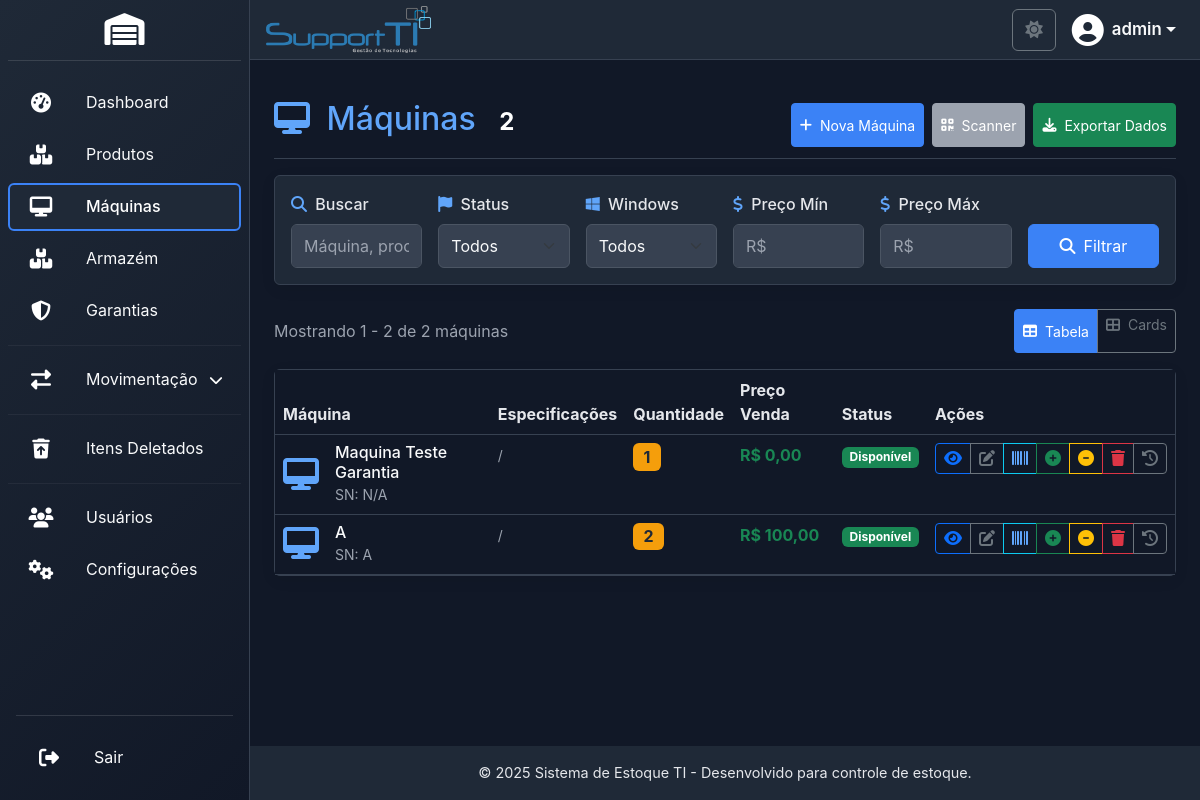
/modules/machines/ready_machines.php (signed in), run on an earlier commit of the app's database.
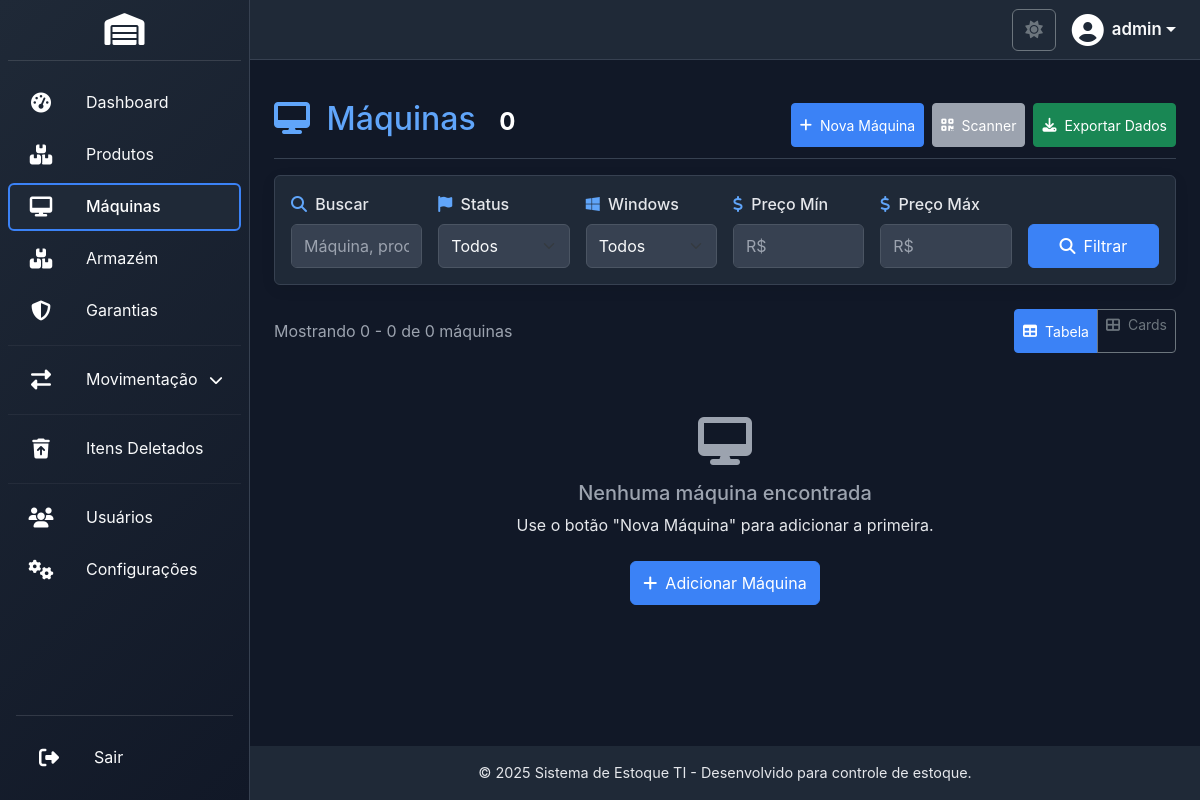
And on a later commit of the database.
### tables this page shows
CREATE TABLE IF NOT EXISTS `ready_machines` (
  `id` int(11) NOT NULL AUTO_INCREMENT,
  `name` varchar(255) NOT NULL,
  `description` text DEFAULT NULL,
  `category_id` int(11) DEFAULT NULL,
  `processor` varchar(255) DEFAULT NULL,
  `memory` varchar(255) DEFAULT NULL,
  `storage` varchar(255) DEFAULT NULL,
  `graphics` varchar(255) DEFAULT NULL,
  `motherboard` varchar(255) DEFAULT NULL,
  `power_supply` varchar(255) DEFAULT NULL,
  `case_type` varchar(255) DEFAULT NULL,
  `specifications` text DEFAULT NULL,
  `sale_price` decimal(12,2) DEFAULT NULL,
  `cost_price` decimal(12,2) DEFAULT NULL,
  `serial_number` varchar(100) DEFAULT NULL,
  `barcode` varchar(100) DEFAULT NULL,
  `qr_code` varchar(100) DEFAULT NULL,
  `quantity` int(11) NOT NULL DEFAULT 1,
  `status` varchar(50) DEFAULT 'available',
  `location` varchar(100) DEFAULT NULL,
  `image` varchar(255) DEFAULT NULL,
  `notes` text DEFAULT NULL,
  `windows_10_compatible` tinyint(1) DEFAULT 0,
  `windows_11_compatible` tinyint(1) DEFAULT 0,
  `has_warranty` tinyint(1) DEFAULT 0,
  `warranty_provider` varchar(255) DEFAULT NULL,
  `warranty_period_value` int(11) DEFAULT NULL,
  `warranty_period_unit` varchar(50) DEFAULT 'months',
  `warranty_start_date` date DEFAULT NULL,
  `warranty_end_date` date DEFAULT NULL,
  `warranty_notes` text DEFAULT NULL,
  `warranty_template_id` int(11) DEFAULT NULL,
  `warranty_client_name` varchar(255) DEFAULT NULL,
  `warranty_ticket_number` varchar(100) DEFAULT NULL,
  `warranty_label` varchar(100) DEFAULT NULL,
  `invoice_number` varchar(100) DEFAULT NULL,
  `warranty_supplier_id` int(11) DEFAULT NULL,
  `created_at` timestamp NOT NULL DEFAULT current_timestamp(),
  `updated_at` timestamp NOT NULL DEFAULT current_timestamp() ON UPDATE current_timestamp(),
  `is_deleted` tinyint(1) DEFAULT 0,
  `deleted_at` timestamp NULL DEFAULT NULL,
  PRIMARY KEY (`id`),
  UNIQUE KEY `serial_number` (`serial_number`),
  UNIQUE KEY `barcode` (`barcode`),
  UNIQUE KEY `qr_code` (`qr_code`),
  KEY `fk_machine_category` (`category_id`),
  KEY `idx_is_deleted` (`is_deleted`)
);

### config/database.php (called while the page is built, shortened)
<?php
function url($path = '') {
    return BASE_PATH . '/' . ltrim($path, '/');
}
function getConnection() {
    static $pdo = null;
    if ($pdo === null) {
        try {
            $dsn = "mysql:host=" . DB_HOST . ";dbname=" . DB_NAME . ";charset=" . DB_CHARSET;
            $options = [
                PDO::ATTR_ERRMODE            => PDO::ERRMODE_EXCEPTION,
                PDO::ATTR_DEFAULT_FETCH_MODE => PDO::FETCH_ASSOC,
                PDO::ATTR_EMULATE_PREPARES   => false,
            ];
            $pdo = new PDO($dsn, DB_USER, DB_PASS, $options);
        } catch (PDOException $e) {
            error_log("Erro de conexão com o banco de dados: " . $e->getMessage());
            die("Erro de conexão com o banco de dados. Verifique as configurações em config.php e se o serviço MySQL está em execução.");
        }
    }
    return $pdo;
}
$system_settings_defaults = [
    "system_name" => "Sistema de Estoque TI",
    "company_name" => "Sua Empresa",
    "company_slogan" => "Controle total do seu estoque",
    "theme_color" => "blue",
];
try {
    $pdo = getConnection();
    $pdo->exec("CREATE TABLE IF NOT EXISTS system_settings (
        id INT AUTO_INCREMENT PRIMARY KEY,
        setting_key VARCHAR(100) UNIQUE NOT NULL,
        setting_value TEXT
    )");
    $stmt = $pdo->query("SELECT setting_key, setting_value FROM system_settings");
    $db_settings = $stmt->fetchAll(PDO::FETCH_KEY_PAIR);
    $system_settings = array_merge($system_settings_defaults, $db_settings);
} catch (PDOException $e) {
    error_log("Erro ao carregar configurações do banco: " . $e->getMessage());
    $system_settings = $system_settings_defaults;
}
function isLoggedIn() {
    return isset($_SESSION["user_id"]) && !empty($_SESSION["user_id"]);
}
?>

### config.php (called while the page is built)
<?php
require_once __DIR__ . '/config/database.php';
?>

### modules/machines/ready_machines.php (the view, shortened to what the changed rows need)
<?php
require_once '../../config.php';
$view_mode = $_GET['view'] ?? 'table';
$page = max(1, intval($_GET['page'] ?? 1));
$per_page = 20;
$offset = ($page - 1) * $per_page;
$where_conditions = [];
$params = [];
$where_conditions[] = "(is_deleted = FALSE OR is_deleted IS NULL)";
$where_clause = !empty($where_conditions) ? 'WHERE ' . implode(' AND ', $where_conditions) : '';
try {
    $pdo = getConnection();
    $count_sql = "SELECT COUNT(*) as total FROM ready_machines $where_clause";
    $count_stmt = $pdo->prepare($count_sql);
    $count_stmt->execute($params);
    $total_machines = $count_stmt->fetch()['total'];
    $sql = "SELECT * FROM ready_machines $where_clause ORDER BY created_at DESC LIMIT $per_page OFFSET $offset";
    $stmt = $pdo->prepare($sql);
    $stmt->execute($params);
    $machines = $stmt->fetchAll();
} catch (PDOException $e) {
    error_log("Erro ao buscar máquinas: " . $e->getMessage());
    $machines = [];
    $total_machines = 0;
    $total_pages = 0;
}
function getMachineStatusBadgeClass($status) { $classes = ['available' => 'bg-success', 'sold' => 'bg-secondary', 'reserved' => 'bg-warning text-dark', 'maintenance' => 'bg-info text-dark', 'testing' => 'bg-primary', 'removed' => 'bg-danger']; return $classes[$status] ?? 'bg-secondary'; }
function getMachineStatusText($status) { $texts = ['available' => 'Disponível', 'sold' => 'Vendida/Esgotada', 'reserved' => 'Reservada', 'maintenance' => 'Manutenção', 'testing' => 'Em Teste', 'removed' => 'Removida']; return $texts[$status] ?? ucfirst($status); }
function getQuantityBadgeClass($quantity) { if ($quantity <= 0) return 'bg-danger'; if ($quantity < 3) return 'bg-warning text-dark'; return 'bg-success'; }
?>
<?php include '../../includes/header.php'; ?>
<div class="d-flex justify-content-between flex-wrap flex-md-nowrap align-items-center pt-3 pb-2 mb-3 border-bottom">
    <h1 class="h2 text-primary-custom"><i class="fas fa-desktop me-2"></i> Máquinas<span class="badge badge-custom-secondary ms-2"><?php echo number_format($total_machines); ?></span></h1>
</div>
<div class="d-flex justify-content-between align-items-center mb-3">
    <div><span class="text-muted">Mostrando <?php echo min($offset + 1, $total_machines); ?> - <?php echo min($offset + $per_page, $total_machines); ?> de <?php echo number_format($total_machines); ?> máquinas</span></div>
</div>
<?php if (empty($machines)): ?>
    <div class="text-center py-5">
        <i class="fas fa-desktop fa-3x text-muted mb-3"></i>
        <h5 class="text-muted">Nenhuma máquina encontrada</h5>
        <p>Use o botão "Nova Máquina" para adicionar a primeira.</p>
        <a href="add_machine.php" class="btn btn-primary-custom mt-2"><i class="fas fa-plus me-1"></i> Adicionar Máquina</a>
    </div>
<?php else: ?>
    <?php if ($view_mode === 'table'): ?>
        <div class="card card-custom">
            <div class="card-body p-0">
                <div class="table-responsive">
                    <table class="table table-hover mb-0">
                        <thead class="table-header-custom">
                            <tr><th>Máquina</th><th>Especificações</th><th>Quantidade</th><th>Preço Venda</th><th>Status</th><th>Ações</th></tr>
                        </thead>
                        <tbody>
                        <?php foreach ($machines as $machine): ?>
                            <tr>
                                <td>
                                    <div class="d-flex align-items-center">
                                        <div class="machine-icon me-3"><i class="fas fa-desktop fa-2x text-primary-custom"></i></div>
                                        <div>
                                            <h6 class="mb-0"><?php echo htmlspecialchars($machine['name']); ?></h6>
                                            <small class="text-muted">SN: <?php echo htmlspecialchars($machine['serial_number'] ?: 'N/A'); ?></small>
                                        </div>
                                    </div>
                                </td>
                                <td><small><?php echo htmlspecialchars($machine['processor'] . ' / ' . $machine['memory']); ?></small></td>
                                <td><span class="badge <?php echo getQuantityBadgeClass($machine['quantity']); ?> fs-6"><?php echo $machine['quantity']; ?></span></td>
                                <td><?php if ($machine['sale_price']): ?><strong class="text-success">R$ <?php echo number_format($machine['sale_price'], 2, ',', '.'); ?></strong><?php else: ?><span class="text-muted">-</span><?php endif; ?></td>
                                <td><span class="badge <?php echo getMachineStatusBadgeClass($machine['status']); ?>"><?php echo getMachineStatusText($machine['status']); ?></span></td>
                                <td>
                                    <div class="btn-group btn-group-sm">
                                        <button type="button" class="btn btn-outline-primary" onclick="openActionModal('view_machine.php?id=<?php echo $machine['id']; ?>&modal=true', 'Visualizar: <?php echo htmlspecialchars(addslashes($machine['name'])); ?>')" data-bs-toggle="tooltip" title="Visualizar"><i class="fas fa-eye"></i></button>
                                        <button type="button" class="btn btn-outline-secondary" onclick="openActionModal('edit_machine.php?id=<?php echo $machine['id']; ?>&modal=true', 'Editar: <?php echo htmlspecialchars(addslashes($machine['name'])); ?>')" data-bs-toggle="tooltip" title="Editar"><i class="fas fa-edit"></i></button>
                                        <a href="../barcode/barcode_print.php?code=<?php echo htmlspecialchars($machine['barcode'] ?: $machine['serial_number'] ?: 'M'.$machine['id']); ?>" class="btn btn-outline-info" data-bs-toggle="tooltip" title="Imprimir Código de Barras" target="_blank"><i class="fas fa-barcode"></i></a>
                                        <button type="button" class="btn btn-outline-success" onclick="openMachineStockInModal(<?php echo $machine['id']; ?>, '<?php echo htmlspecialchars(addslashes($machine['name'])); ?>')" data-bs-toggle="tooltip" title="Dar Entrada"><i class="fas fa-plus-circle"></i></button>
                                        <button type="button" class="btn btn-outline-warning" onclick="openActionModal('machine_stock_out.php?id=<?php echo $machine['id']; ?>', 'Dar Baixa: <?php echo htmlspecialchars(addslashes($machine['name'])); ?>')" data-bs-toggle="tooltip" title="Dar Baixa" <?php echo $machine['quantity'] <= 0 ? 'disabled' : ''; ?>><i class="fas fa-minus-circle"></i></button>
                                        <button type="button" class="btn btn-outline-danger" onclick="openDeleteModal('machine', <?php echo $machine['id']; ?>, '<?php echo htmlspecialchars(addslashes($machine['name'])); ?>')" data-bs-toggle="tooltip" title="Excluir"><i class="fas fa-trash"></i></button>
                                        <button type="button" class="btn btn-outline-secondary" onclick="openHistoryModal('machine_history_view.php?id=<?php echo $machine['id']; ?>&modal=true', 'Histórico: <?php echo htmlspecialchars(addslashes($machine['name'])); ?>')" data-bs-toggle="tooltip" title="Ver Histórico"><i class="fas fa-history"></i></button>
                                    </div>
                                </td>
                            </tr>
                        <?php endforeach; ?>
                        </tbody>
                    </table>
                </div>
            </div>
        </div>
    <?php endif; ?>
<?php endif; ?>
<?php include '../../includes/footer.php'; ?>

### includes/header.php (shortened to what the changed rows need)
<?php
require_once __DIR__ . '/../config.php';
$current_theme = $system_settings["theme_color"] ?? "light";
if (isLoggedIn()) {
    $user_id = $_SESSION["user_id"];
    try {
        $pdo = getConnection();
        $stmt = $pdo->prepare("SELECT setting_value FROM system_settings WHERE setting_key = ?");
        $stmt->execute(["user_theme_{$user_id}"]);
        $user_theme_preference = $stmt->fetchColumn();
        if ($user_theme_preference) {
            $current_theme = $user_theme_preference;
        }
    } catch (PDOException $e) {
        error_log("Erro ao carregar preferência de tema do usuário: " . $e->getMessage());
    }
}
$logo_path = $system_settings['company_logo'] ?? '';
?>
<!DOCTYPE html>
<html lang="pt-BR">
<head>
    <link href="/sistema5/css/bootstrap.min.css" rel="stylesheet">
    <link href="/sistema5/css/themes.css" rel="stylesheet">
    <link href="https://cdnjs.cloudflare.com/ajax/libs/font-awesome/6.4.0/css/all.min.css" rel="stylesheet">
    <link href="/sistema5/css/custom.css" rel="stylesheet">
    <link href="/sistema5/css/custom-improved.css" rel="stylesheet">
    <link href="/sistema5/css/media-upload.css" rel="stylesheet">
    <link href="/sistema5/css/sidebar-animations.css" rel="stylesheet">
</head>
<body class="theme-<?php echo htmlspecialchars($current_theme); ?>">
<div class="wrapper">
    <div id="main-content-wrapper" class="d-flex flex-column flex-grow-1">
        <?php if (isLoggedIn() && !isset($hide_sidebar)): ?>
        <header class="d-flex align-items-center px-3 border-bottom bg-light no-print" style="height: 60px; min-height: 60px;">
            <ul class="navbar-nav d-flex flex-row align-items-center w-100">
                <li class="nav-item">
                    <a href="<?php echo url('public/dashboard.php'); ?>" class="navbar-brand-logo">
                        <?php if (!empty($logo_path)):
                            $full_logo_path = __DIR__ . '/../' . $logo_path;
                            if (file_exists($full_logo_path)):
                        ?>
                            <img src="/sistema5/<?php echo htmlspecialchars($logo_path); ?>?v=<?php echo time(); ?>" alt="Logo da Empresa">
                        <?php
                            endif;
                        endif; ?>
                    </a>
                </li>
            </ul>
        </header>
        <?php endif; ?>
        <main class="p-3 p-md-4 flex-grow-1">

What changed in the data, as far as the page shows it:
removed ready_machines: name "Maquina Teste Garantia", serial_number "N/A", processor+memory "/", quantity "1", sale_price "0,00", status "Disponível"
removed ready_machines: name "A", serial_number "A", processor+memory "/", quantity "2", sale_price "100,00", status "Disponível"
Also different on the page:
$total_machines: "2" → "0"
min($offset + 1, $total_machines): "1" → "0"
min($offset + $per_page, $total_machines): "2" → "0"
text no longer shown: "Máquina Especificações Quantidade Preço Venda Status Ações"
text now shown: "Nenhuma máquina encontrada Use o botão \"Nova Máquina\" para adicionar a primeira. Adicionar Máquina"
